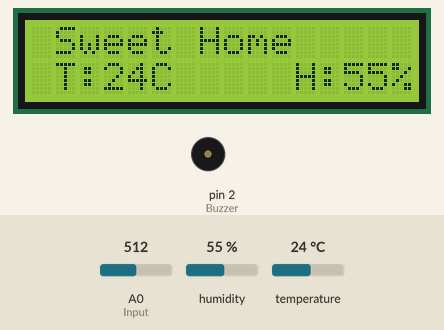
Bench run of a sketch on a simulated Arduino Uno, built with avr-gcc and run on an emulated ATmega328P. Shown: 16×2 character LCD, buzzer (waves = sounding, pin HIGH). The test bench sets the inputs (shaded band); at power-on: A0 (Input) = 512, humidity 55 %, temperature 24 °C. What the sketch prints to the serial monitor is not drawn.

Above: at 1.2 s.
1.3 s: A0 (Input) set to 588
3.4 s: A0 (Input) set to 607
At 5.9 s:
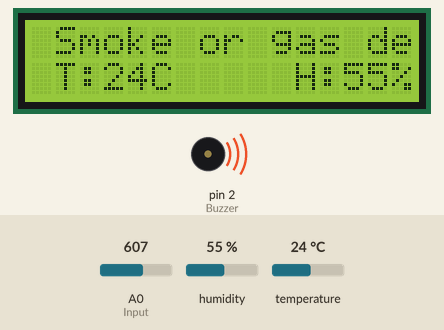
6.2 s: humidity set to 22 %
At 7.0 s:
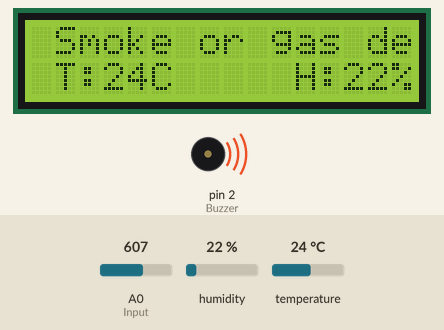
8.3 s: temperature set to 12 °C
At 10.3 s:
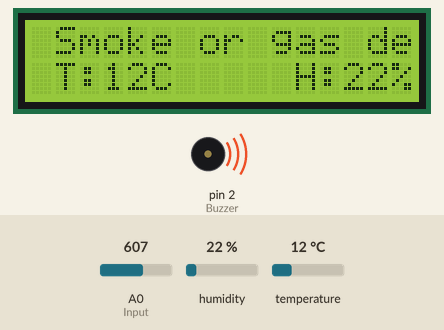
10.9 s: humidity set to 40 %
At 13.6 s:
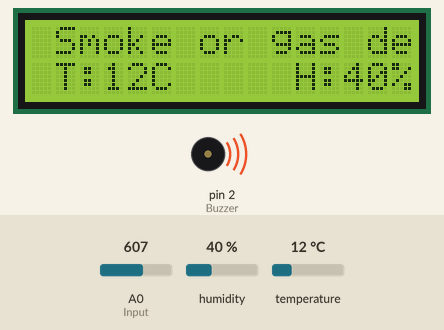
13.9 s: A0 (Input) set to 590
At 14.9 s:
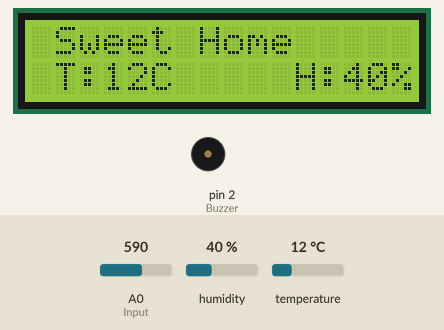
Timing chart, 0 to 16.9 s (numbered marks = the images above; inputs shaded):
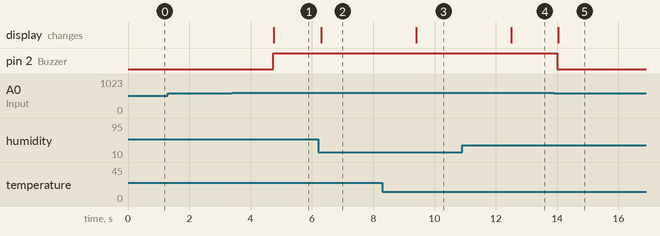

The sketch:

Sweet_Home.ino
```cpp
#include <DHT.h>
#include <LiquidCrystal_I2C.h>
#include <Wire.h>

LiquidCrystal_I2C lcd(0x3F,16,2);

#define DHTPIN 3     // what pin we're connected to
#define DHTTYPE DHT11
DHT dht(DHTPIN, DHTTYPE);

int Input = A0;
int Buzzer = 2;
int value;
int MAX = 600;
int h;  //Stores humidity value
int t; //Stores temperature value


void setup(){
	Serial.begin(9600);
	Serial.println("Air Test");
	dht.begin();
	lcd.init(); //initialize the lcd
	lcd.backlight(); //open the backlight
	pinMode(Input ,INPUT);
	pinMode(Buzzer ,OUTPUT);
}

void loop(){
	value = analogRead(A0);

	if (value >= MAX) {
		lcd.setCursor(0, 0);
		lcd.print(" Smoke or gas detected");
		Serial.println("Smoke or gas detected");
		digitalWrite(Buzzer,HIGH);
	}

	else {
		digitalWrite(Buzzer,LOW);
		lcd.setCursor(0, 0);
		lcd.print(" Sweet Home            ");
  	}
    //Read data and store it to variables h (humidity) and t (temperature)

	h = dht.readHumidity();
	t = dht.readTemperature();

    //Print temp and humidity values to serial monitor
	if (isnan(h) || isnan(t)) {
		Serial.println("Failed to read from DHT sensor!");
		lcd.setCursor(0, 1);
		lcd.print("Sensor error     ");
	}
	else {
		lcd.setCursor(0, 1);
		lcd.print(" T:");
		lcd.print(t);
		lcd.print("C");
  		lcd.setCursor(11, 1);
		lcd.print("H:");
		lcd.print(h);
		lcd.print("%  ");
	}
	delay(1500);

}
```

Measured:
- the behaviour switches between 599 and 600 on A0 (Input) (found by bisection; images 0 and 1)
- after the input at 1.3 s, every drawn part: stays the same
- after the input at 3.4 s, pin 2 (Buzzer): LOW → HIGH after 1.3 s; the display: changes after 1.4 s (image 1)
- after the input at 6.2 s, the display: changes after 0.11 s (image 2)
- after the input at 8.3 s, the display: changes after 1.1 s (image 3)
- after the input at 10.9 s, the display: changes after 1.6 s (image 4)
- after the input at 13.9 s, pin 2 (Buzzer): HIGH → LOW after 0.10 s; the display: changes after 0.14 s (image 5)
